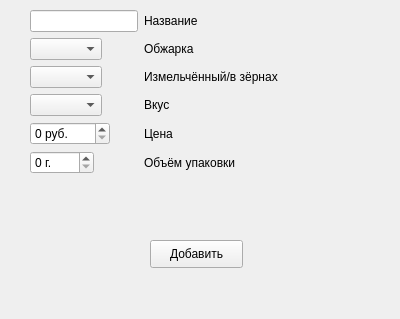
<?xml version="1.0" encoding="UTF-8"?>
<ui version="4.0">
 <class>Form</class>
 <widget class="QWidget" name="Form">
  <property name="geometry">
   <rect>
    <x>0</x>
    <y>0</y>
    <width>400</width>
    <height>319</height>
   </rect>
  </property>
  <property name="windowTitle">
   <string>Добавление/изменение</string>
  </property>
  <widget class="QWidget" name="formLayoutWidget">
   <property name="geometry">
    <rect>
     <x>30</x>
     <y>10</y>
     <width>341</width>
     <height>181</height>
    </rect>
   </property>
   <layout class="QFormLayout" name="formLayout">
    <item row="0" column="0">
     <widget class="QLineEdit" name="lineEdit"/>
    </item>
    <item row="0" column="1">
     <widget class="QLabel" name="label">
      <property name="text">
       <string>Название</string>
      </property>
     </widget>
    </item>
    <item row="1" column="1">
     <widget class="QLabel" name="label_2">
      <property name="text">
       <string>Обжарка</string>
      </property>
     </widget>
    </item>
    <item row="1" column="0">
     <widget class="QComboBox" name="comboBox"/>
    </item>
    <item row="2" column="0">
     <widget class="QComboBox" name="comboBox_2"/>
    </item>
    <item row="2" column="1">
     <widget class="QLabel" name="label_3">
      <property name="text">
       <string>Измельчённый/в зёрнах</string>
      </property>
     </widget>
    </item>
    <item row="3" column="0">
     <widget class="QComboBox" name="comboBox_3"/>
    </item>
    <item row="3" column="1">
     <widget class="QLabel" name="label_4">
      <property name="text">
       <string>Вкус</string>
      </property>
     </widget>
    </item>
    <item row="4" column="0">
     <widget class="QSpinBox" name="spinBox">
      <property name="suffix">
       <string> руб.</string>
      </property>
      <property name="maximum">
       <number>1000</number>
      </property>
     </widget>
    </item>
    <item row="4" column="1">
     <widget class="QLabel" name="label_5">
      <property name="text">
       <string>Цена</string>
      </property>
     </widget>
    </item>
    <item row="5" column="0">
     <widget class="QSpinBox" name="spinBox_2">
      <property name="suffix">
       <string> г.</string>
      </property>
      <property name="maximum">
       <number>1000</number>
      </property>
     </widget>
    </item>
    <item row="5" column="1">
     <widget class="QLabel" name="label_6">
      <property name="text">
       <string>Объём упаковки</string>
      </property>
     </widget>
    </item>
   </layout>
  </widget>
  <widget class="QPushButton" name="pushButton">
   <property name="geometry">
    <rect>
     <x>150</x>
     <y>240</y>
     <width>93</width>
     <height>28</height>
    </rect>
   </property>
   <property name="text">
    <string>Добавить</string>
   </property>
  </widget>
  <widget class="QLabel" name="label_7">
   <property name="geometry">
    <rect>
     <x>30</x>
     <y>290</y>
     <width>341</width>
     <height>20</height>
    </rect>
   </property>
   <property name="text">
    <string/>
   </property>
  </widget>
 </widget>
 <resources/>
 <connections/>
</ui>
